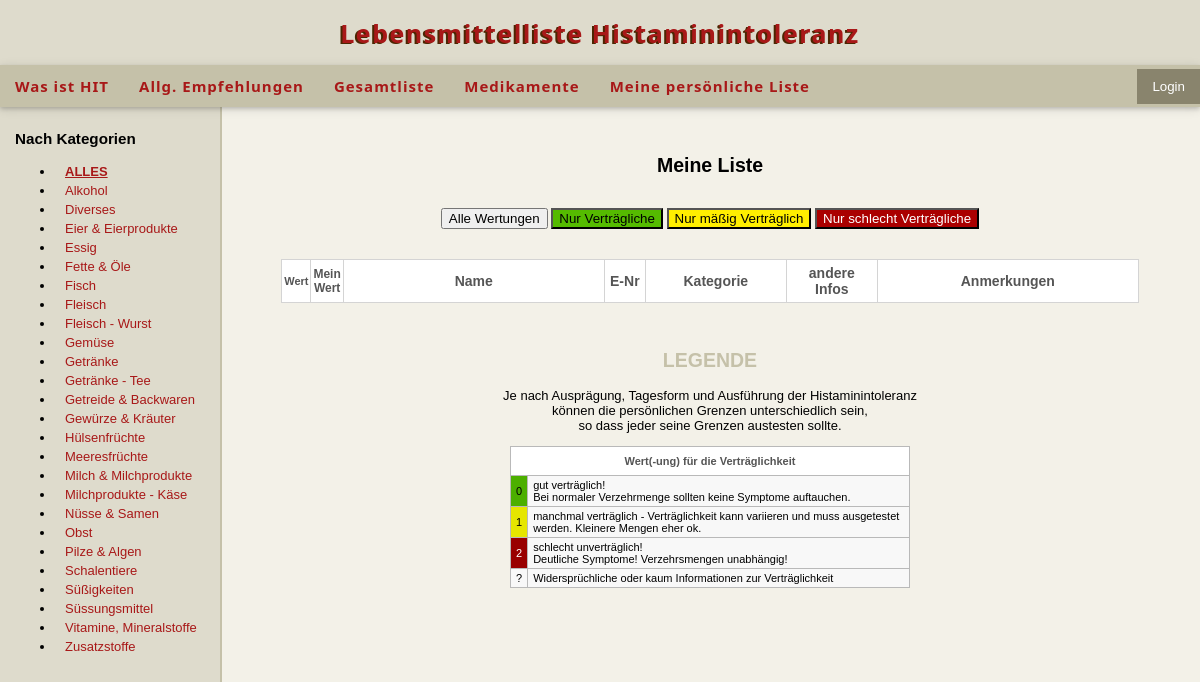
Page /mylist.php on the committed database.
### tables this page shows
CREATE TABLE `kategorie` (
  `KatID` int(3) NOT NULL,
  `KatName` varchar(100) NOT NULL
);

### topphp.php (the view, shortened to what this page needs)
<?php
require_once ("connect.php");
$pagename= basename($_SERVER['SCRIPT_NAME'], ".php") ;
$sql_get_kat_list =
	'SELECT *
	FROM kategorie';
$result_get_kat_list = mysqli_query($connect_hit, $sql_get_kat_list);
$kat_list = '<li> <a href="./'.$pagename.'.php" style="font-weight:900;"> <u>ALLES</u> </a> </li>';
while($row_kat_list = mysqli_fetch_array($result_get_kat_list)) {
	$kat_list.= '<li> <a href="./'.$pagename.'.php?katid='.$row_kat_list['KatID'].'">'.$row_kat_list['KatName'].'</a> </li>';
	}
?>

### style.css (style rules this page uses)
a ,a:visited { color:#a81818; }
html { background-color: #f1f1f1; min-height: 100%; height: 100%; font-family: Arial,sans-serif; font-size:13px; }
body { margin:0; padding:0; height: 100%; min-height: 100%; }
#sidenavinner a { display:inline-block; padding:2px 10px; text-decoration:none; }

### rows in the picture
kategorie: KatName "Alkohol"
kategorie: KatName "Diverses"
kategorie: KatName "Eier & Eierprodukte"
kategorie: KatName "Essig"
kategorie: KatName "Fette & Öle"
kategorie: KatName "Fisch"
kategorie: KatName "Fleisch"
kategorie: KatName "Fleisch - Wurst"
kategorie: KatName "Gemüse"
kategorie: KatName "Getränke"
kategorie: KatName "Getränke - Tee"
kategorie: KatName "Getreide & Backwaren"
kategorie: KatName "Gewürze & Kräuter"
kategorie: KatName "Hülsenfrüchte"
kategorie: KatName "Meeresfrüchte"
kategorie: KatName "Milch & Milchprodukte"
kategorie: KatName "Milchprodukte - Käse"
kategorie: KatName "Nüsse & Samen"
kategorie: KatName "Obst"
kategorie: KatName "Pilze & Algen"
kategorie: KatName "Schalentiere"
kategorie: KatName "Süßigkeiten"
kategorie: KatName "Süssungsmittel"
kategorie: KatName "Vitamine, Mineralstoffe"
kategorie: KatName "Zusatzstoffe"

### other values in the picture
$page_title "Meine Liste"
